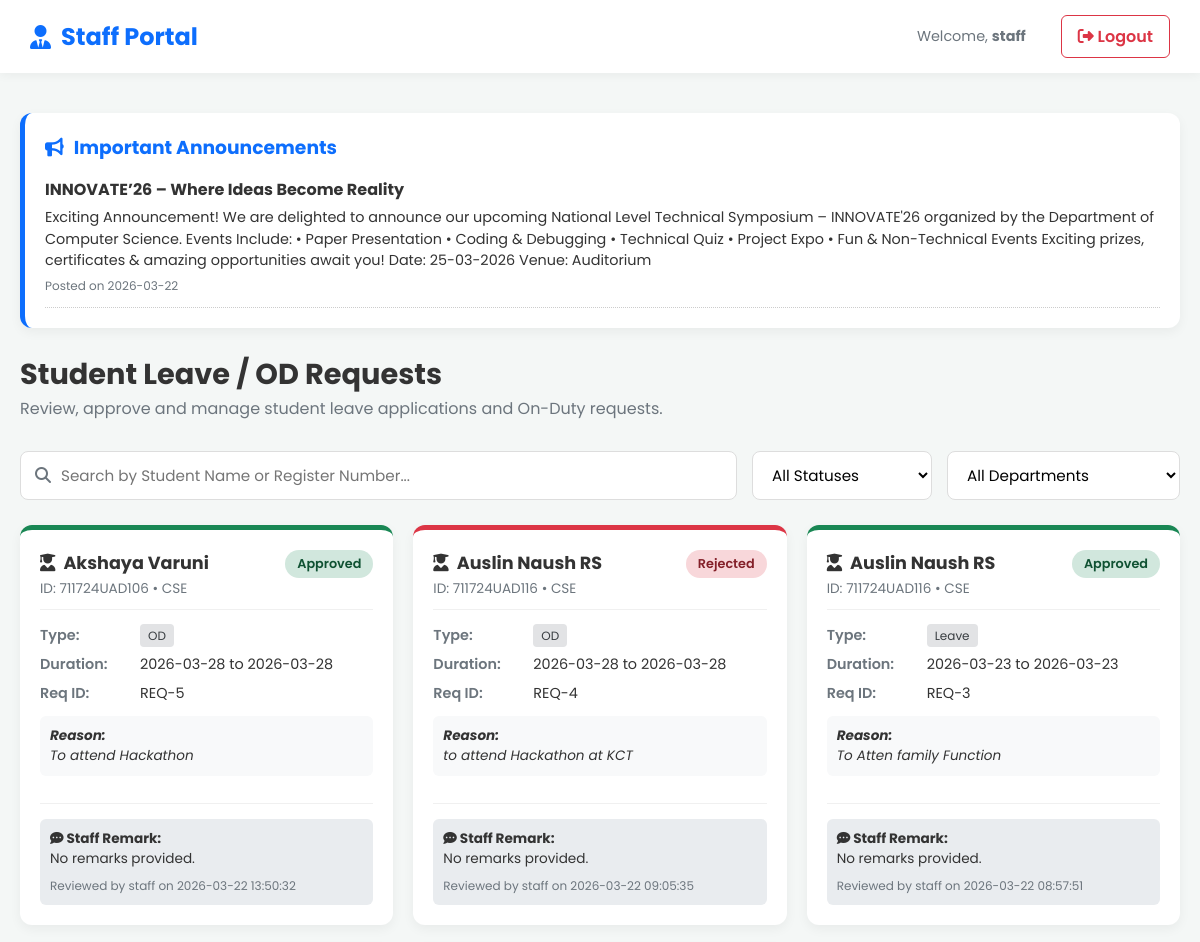
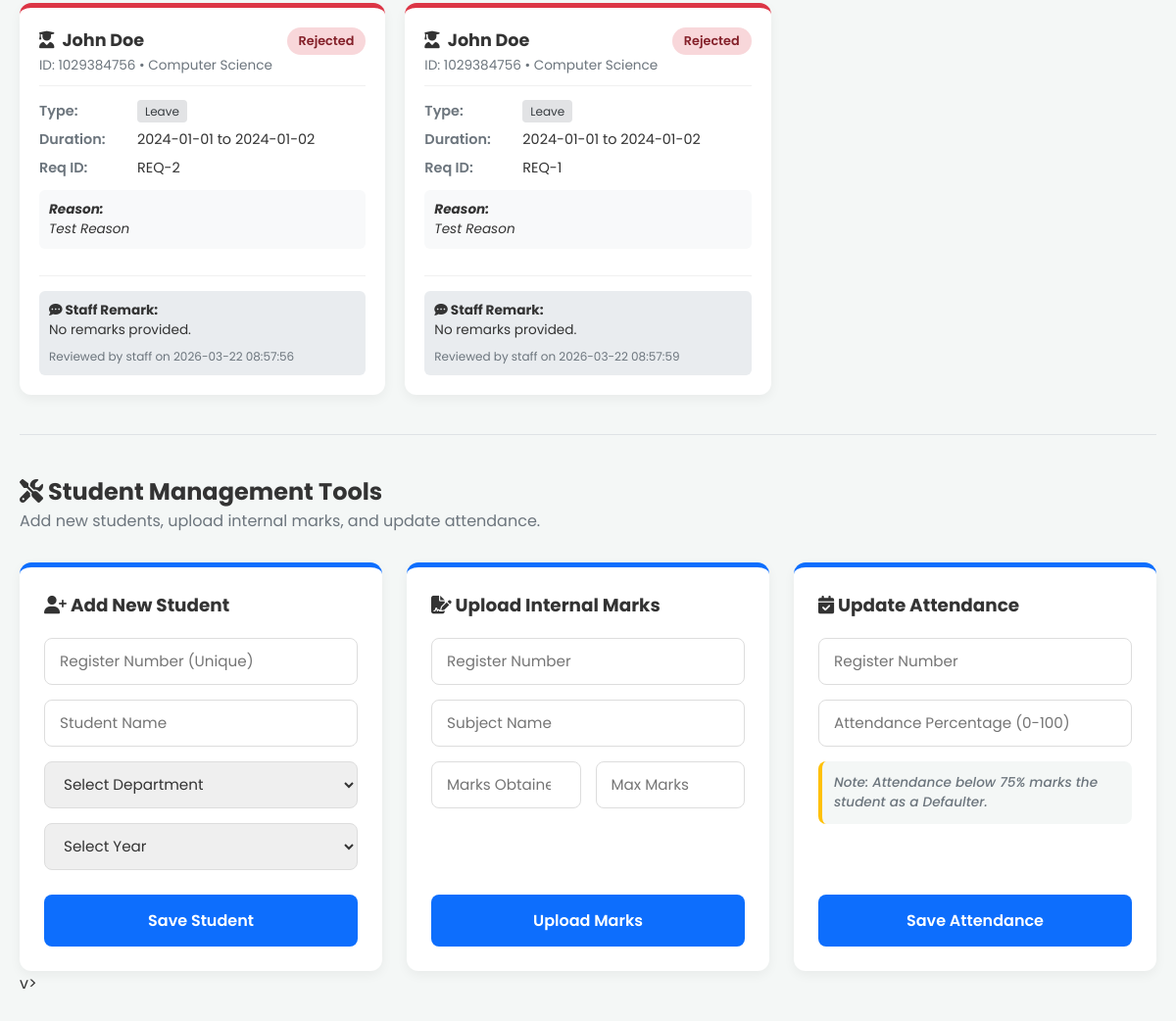
Screenshot of /staff_requests (signed in) with the database file from the repository (2 pictures, top to bottom).
### tables this page shows
CREATE TABLE announcements (
            id INTEGER PRIMARY KEY AUTOINCREMENT,
            title TEXT NOT NULL,
            message TEXT NOT NULL,
            created_at DATETIME DEFAULT CURRENT_TIMESTAMP
        );

CREATE TABLE leave_requests (id INTEGER PRIMARY KEY AUTOINCREMENT, reg TEXT, type TEXT, from_date TEXT, to_date TEXT, reason TEXT, document_path TEXT, staff_remark TEXT, reviewed_by TEXT, reviewed_at TEXT, status TEXT);

CREATE TABLE students (id INTEGER PRIMARY KEY AUTOINCREMENT, name TEXT, reg TEXT UNIQUE, password TEXT, dept TEXT, year INTEGER, dob TEXT, parent_name TEXT, parent_contact TEXT, parent_occ TEXT, income TEXT, course TEXT, course_id TEXT, photo_path TEXT);

### app.py (the view)
@app.route('/staff')
@app.route('/staff_requests')
def staff_dashboard():
    if session.get('role') != 'staff':
        return redirect(url_for('login'))
    conn = get_db_connection()
    try:
        requests_raw = conn.execute('''
            SELECT lr.id, lr.reg, s.name, s.dept, lr.type, lr.from_date, lr.to_date,
                   lr.reason, lr.document_path, lr.status, lr.staff_remark, lr.reviewed_by, lr.reviewed_at
            FROM leave_requests lr
            JOIN students s ON lr.reg = s.reg
            ORDER BY lr.id DESC
        ''').fetchall()
        announcements = conn.execute("SELECT * FROM announcements ORDER BY created_at DESC").fetchall()
        requests_list = [tuple(r) for r in requests_raw]
        return render_template('staff.html', requests=requests_list, announcements=announcements)
    except Exception as e:
        logging.error(f"Error loading staff dashboard: {e}")
        return "An error occurred while loading the staff dashboard."
    finally:
        conn.close()

### app.py (called while the page is built)
def get_db_connection():
    conn = sqlite3.connect(DB_FILE)
    conn.row_factory = sqlite3.Row
    return conn

### templates/staff.html (shortened to what this page needs)
<!DOCTYPE html>
<html lang="en">
<head>
    <link rel="stylesheet" href="https://cdnjs.cloudflare.com/ajax/libs/font-awesome/6.4.0/css/all.min.css">
</head>
<body>
    <nav class="navbar">
        <div class="nav-brand">
            <i class="fas fa-user-tie"></i> Staff Portal
        </div>
        <div class="nav-links">
            <span style="font-size: 0.9rem; margin-right: 15px; color: var(--secondary-color);">Welcome, <strong>{{
                    session.username }}</strong></span>
            <a href="{{ url_for('logout') }}"><i class="fas fa-sign-out-alt"></i> Logout</a>
        </div>
    </nav>
    <div class="container">
        {% if announcements %}
        <div class="header-section" style="margin-bottom: 25px; background: #fff; padding: 20px; border-radius: 12px; border-left: 5px solid var(--primary-color); box-shadow: var(--shadow);">
            <h3 style="margin-bottom: 15px; color: var(--primary-color); display: flex; align-items: center; gap: 10px;">
                <i class="fas fa-bullhorn"></i> Important Announcements
            </h3>
            <div style="display: flex; flex-direction: column; gap: 15px;">
                {% for ann in announcements %}
                <div style="padding-bottom: 10px; border-bottom: 1px dotted #ccc;">
                    <strong style="display: block; margin-bottom: 5px;">{{ ann.title }}</strong>
                    <p style="font-size: 0.9rem; line-height: 1.5;">{{ ann.message }}</p>
                    <small style="color: var(--secondary-color); font-size: 0.75rem;">Posted on {{ ann.created_at[:10] }}</small>
                </div>
                {% endfor %}
            </div>
        </div>
        {% endif %}
        <div class="header-section">
            <h1>Student Leave / OD Requests</h1>
            <p style="color: var(--secondary-color);">Review, approve and manage student leave applications and On-Duty
                requests.</p>
        </div>
        <div class="controls">
            <div class="search-box">
                <i class="fas fa-search"></i>
                <input type="text" id="searchInput" placeholder="Search by Student Name or Register Number...">
            </div>
            <select id="statusFilter" class="filter-select">
                <option value="All">All Statuses</option>
            </select>
            <select id="deptFilter" class="filter-select">
                <option value="All">All Departments</option>
            </select>
        </div>
        <div class="requests-grid" id="requestsContainer">
            {% for req in requests %}
            <div class="request-card {{ req[9]|lower }}" data-name="{{ req[2]|lower }}" data-reg="{{ req[1]|lower }}"
                data-status="{{ req[9] }}" data-dept="{{ req[3] }}">
                <div class="card-header">
                    <div class="student-info">
                        <h3><i class="fas fa-user-graduate"></i> {{ req[2] }}</h3>
                        <p>ID: {{ req[1] }} • {{ req[3] }}</p>
                    </div>
                    <span class="badge-status badge-{{ req[9]|lower }}">{{ req[9] }}</span>
                </div>
                <div class="card-body">
                    <div class="info-row">
                        <span class="info-label">Type:</span>
                        <span class="info-value"><span class="badge-type">{{ req[4] }}</span></span>
                    </div>
                    <div class="info-row">
                        <span class="info-label">Duration:</span>
                        <span class="info-value">{{ req[5] }} to {{ req[6] }}</span>
                    </div>
                    <div class="info-row">
                        <span class="info-label">Req ID:</span>
                        <span class="info-value">REQ-{{ req[0] }}</span>
                    </div>
                    <div class="reason-box">
                        <strong>Reason:</strong><br>
                        {{ req[7] }}
                    </div>
                </div>
                <div class="card-footer" id="footer-{{ req[0] }}">
                    {% if req[9] == 'Pending' %}
                    <textarea class="remark-input" id="remark-{{ req[0] }}"
                        placeholder="Enter operational remarks (Optional)..."></textarea>
                    <div class="action-buttons">
                        <button class="btn btn-approve" onclick="updateRequest({{ req[0] }}, 'Approved')">
                            <i class="fas fa-check"></i> Approve
                        </button>
                        <button class="btn btn-reject" onclick="updateRequest({{ req[0] }}, 'Rejected')">
                            <i class="fas fa-times"></i> Reject
                        </button>
                    </div>
                    {% else %}
                    <div class="past-remark">
                        <strong><i class="fas fa-comment-dots"></i> Staff Remark:</strong><br>
                        {{ req[10] if req[10] else "No remarks provided." }}
                        <div style="margin-top: 8px; font-size: 0.75rem; color: var(--secondary-color);">
                            Reviewed by {{ req[11] }} on {{ req[12] }}
                        </div>
                    </div>
                    {% endif %}
                </div>
            </div>
            {% else %}
            <div class="no-results">
                <i class="fas fa-inbox fa-3x" style="margin-bottom: 15px; opacity: 0.5;"></i>
                <h3>No requests found</h3>
                <p>There are currently no leave or OD applications to review.</p>
            </div>
            {% endfor %}
        </div>
        <hr style="margin: 40px 0; border: none; border-top: 1px solid #dee2e6;">
        <div class="header-section">
            <h2 style="font-size: 1.5rem; color: var(--text-dark);"><i class="fas fa-tools"></i> Student Management Tools</h2>
            <p style="color: var(--secondary-color);">Add new students, upload internal marks, and update attendance.</p>
        </div>
        <div class="mgmt-container">
            <div class="mgmt-card">
                <h3><i class="fas fa-user-plus"></i> Add New Student</h3>
                <form id="addStudentForm" class="mgmt-form">
                    <div class="mgmt-inputs">
                        <input type="text" id="newReg" placeholder="Register Number (Unique)" required class="mgmt-input">
                        <input type="text" id="newName" placeholder="Student Name" required class="mgmt-input">
                        <select id="newDept" required class="mgmt-input" style="color: var(--text-dark);">
                            <option value="">Select Department</option>
                        </select>
                        <select id="newYear" required class="mgmt-input" style="color: var(--text-dark);">
                            <option value="">Select Year</option>
                        </select>
                    </div>
                    <button type="submit" class="mgmt-btn">Save Student</button>
                </form>
            </div>
            <div class="mgmt-card">
                <h3><i class="fas fa-file-signature"></i> Upload Internal Marks</h3>
                <form id="addMarksForm" class="mgmt-form">
                    <div class="mgmt-inputs">
                        <input type="text" id="markReg" placeholder="Register Number" required class="mgmt-input">
                        <input type="text" id="markSub" placeholder="Subject Name" required class="mgmt-input">
                        <div style="display: flex; gap: 15px;">
                            <input type="number" id="markObt" placeholder="Marks Obtained" required class="mgmt-input" style="flex: 1;">
                            <input type="number" id="markMax" placeholder="Max Marks" required class="mgmt-input" style="flex: 1;">
                        </div>
                    </div>
                    <button type="submit" class="mgmt-btn">Upload Marks</button>
                </form>
            </div>
            <div class="mgmt-card">
                <h3><i class="fas fa-calendar-check"></i> Update Attendance</h3>
                <form id="addAttForm" class="mgmt-form">
                    <div class="mgmt-inputs">
                        <input type="text" id="attReg" placeholder="Register Number" required class="mgmt-input">
                        <input type="number" id="attPct" placeholder="Attendance Percentage (0-100)" min="0" max="100" required class="mgmt-input">
                        <p style="font-size: 0.85rem; color: var(--secondary-color); font-weight: 500; font-style: italic; background: var(--bg-color); padding: 12px; border-radius: 8px; border-left: 4px solid var(--warning-color);">
                            Note: Attendance below 75% marks the student as a Defaulter.</p>
                    </div>
                    <button type="submit" class="mgmt-btn">Save Attendance</button>
                </form>
            </div>
        </div>v>
    </div>
</body>
</html>

### templates/staff.html (style rules this page uses)
:root { --primary-color: #0d6efd; --secondary-color: #6c757d; --success-color: #198754; --danger-color: #dc3545; --warning-color: #ffc107; --bg-color: #f4f7f6; --text-dark: #333333; --card-bg: #fff; --shadow: 0 4px 12px rgba(0, 0, 0, 0.05); --transition: all 0.3s ease; }
* { margin: 0; padding: 0; box-sizing: border-box; font-family: 'Poppins', sans-serif; }
body { background-color: var(--bg-color); color: var(--text-dark); padding-bottom: 50px; }
.navbar { background-color: #fff; padding: 15px 30px; display: flex; justify-content: space-between; align-items: center; box-shadow: 0 2px 10px rgba(0, 0, 0, 0.05); position: sticky; top: 0; z-index: 100; }
.nav-brand { font-size: 1.5rem; font-weight: 700; color: var(--primary-color); display: flex; align-items: center; gap: 10px; }
.nav-links { display: flex; align-items: center; gap: 20px; }
.nav-links a { text-decoration: none; color: var(--danger-color); font-weight: 600; padding: 8px 16px; border: 1px solid var(--danger-color); border-radius: 6px; transition: var(--transition); }
.container { max-width: 1200px; margin: 40px auto; padding: 0 20px; }
.header-section { margin-bottom: 30px; }
.header-section h1 { font-size: 1.8rem; color: var(--text-dark); }
.controls { display: flex; gap: 15px; margin-bottom: 25px; flex-wrap: wrap; }
.search-box { flex: 1; min-width: 250px; position: relative; }
.search-box input { width: 100%; padding: 12px 15px 12px 40px; border: 1px solid #ddd; border-radius: 8px; outline: none; font-size: 0.95rem; transition: var(--transition); }
.search-box i { position: absolute; left: 15px; top: 50%; transform: translateY(-50%); color: var(--secondary-color); }
.filter-select { padding: 12px 15px; border: 1px solid #ddd; border-radius: 8px; outline: none; font-size: 0.95rem; background-color: #fff; min-width: 180px; cursor: pointer; }
.requests-grid { display: grid; grid-template-columns: repeat(auto-fill, minmax(350px, 1fr)); gap: 20px; }
.request-card { background: var(--card-bg); border-radius: 12px; padding: 20px; box-shadow: var(--shadow); transition: transform 0.2s, box-shadow 0.2s; border-top: 5px solid transparent; display: flex; flex-direction: column; }
.request-card.approved { border-top-color: var(--success-color); }
.request-card.rejected { border-top-color: var(--danger-color); }
.card-header { display: flex; justify-content: space-between; align-items: flex-start; margin-bottom: 15px; border-bottom: 1px solid #f0f0f0; padding-bottom: 10px; }
.student-info h3 { font-size: 1.1rem; color: var(--text-dark); display: flex; align-items: center; gap: 8px; }
.student-info p { font-size: 0.85rem; color: var(--secondary-color); margin-top: 3px; }
.badge-status { padding: 5px 12px; border-radius: 20px; font-size: 0.8rem; font-weight: 600; }
.badge-approved { background: #d1e7dd; color: #0f5132; }
.badge-rejected { background: #f8d7da; color: #842029; }
.badge-type { background: #e2e3e5; color: #383d41; padding: 3px 8px; border-radius: 4px; font-size: 0.75rem; }
.card-body { flex-grow: 1; font-size: 0.9rem; }
.info-row { display: flex; margin-bottom: 8px; }
.info-label { width: 100px; font-weight: 600; color: var(--secondary-color); }
.info-value { color: var(--text-dark); flex: 1; }
.reason-box { background-color: #f8f9fa; padding: 10px; border-radius: 6px; margin: 12px 0; font-style: italic; font-size: 0.85rem; }
.card-footer { margin-top: 15px; border-top: 1px solid #f0f0f0; padding-top: 15px; }
.past-remark { background: #e9ecef; padding: 10px; border-radius: 6px; font-size: 0.85rem; }
.mgmt-container { display: grid; grid-template-columns: repeat(auto-fit, minmax(320px, 1fr)); gap: 25px; align-items: stretch; }
.mgmt-card { display: flex; flex-direction: column; height: 100%; background: #fff; border-radius: 12px; padding: 25px; box-shadow: var(--shadow); border-top: 5px solid var(--primary-color); transition: transform 0.2s; }
.mgmt-card h3 { font-size: 1.15rem; margin-bottom: 20px; color: var(--text-dark); }
.mgmt-form { display: flex; flex-direction: column; flex-grow: 1; }
.mgmt-inputs { display: flex; flex-direction: column; gap: 15px; margin-bottom: 25px; flex-grow: 1; }
.mgmt-input { width: 100%; min-height: 48px; padding: 10px 15px; border: 1px solid #ddd; border-radius: 8px; outline: none; font-size: 0.95rem; }
.mgmt-btn { background-color: var(--primary-color); color: #fff; border: none; border-radius: 8px; padding: 14px; font-weight: 600; font-size: 1rem; cursor: pointer; transition: 0.3s; width: 100%; margin-top: auto; }

### rows the page displays
announcements: title "INNOVATE’26 – Where Ideas Become Reality", message "Exciting Announcement! We are delighted to announce our upcoming National Level Technical Symposium – INNOVATE'26 organized by the Department of Computer Science. Events Include: • Paper Presentation • Coding & Debugging • Technical Quiz • Project Expo • Fun & Non-Technical Events Exciting prizes, certificates & amazing opportunities await you! Date: 25-03-2026 Venue: Auditorium", created_at "2026-03-22"
leave_requests: name "Akshaya Varuni", reg "711724UAD106", dept "CSE", status "Approved", type "OD", from_date "2026-03-28", to_date "2026-03-28", id "5", reason "To attend Hackathon", staff_remark "No remarks provided.", reviewed_by "staff", reviewed_at "2026-03-22 13:50:32"
leave_requests: name "Auslin Naush RS", reg "711724UAD116", dept "CSE", status "Rejected", type "OD", from_date "2026-03-28", to_date "2026-03-28", id "4", reason "to attend Hackathon at KCT", staff_remark "No remarks provided.", reviewed_by "staff", reviewed_at "2026-03-22 09:05:35"
leave_requests: name "Auslin Naush RS", reg "711724UAD116", dept "CSE", status "Approved", type "Leave", from_date "2026-03-23", to_date "2026-03-23", id "3", reason "To Atten family Function", staff_remark "No remarks provided.", reviewed_by "staff", reviewed_at "2026-03-22 08:57:51"
leave_requests: name "John Doe", reg "1029384756", dept "Computer Science", status "Rejected", type "Leave", from_date "2024-01-01", to_date "2024-01-02", id "2", reason "Test Reason", staff_remark "No remarks provided.", reviewed_by "staff", reviewed_at "2026-03-22 08:57:56"
leave_requests: name "John Doe", reg "1029384756", dept "Computer Science", status "Rejected", type "Leave", from_date "2024-01-01", to_date "2024-01-02", id "1", reason "Test Reason", staff_remark "No remarks provided.", reviewed_by "staff", reviewed_at "2026-03-22 08:57:59"

### other values shown
{{ session.username }} "staff"
